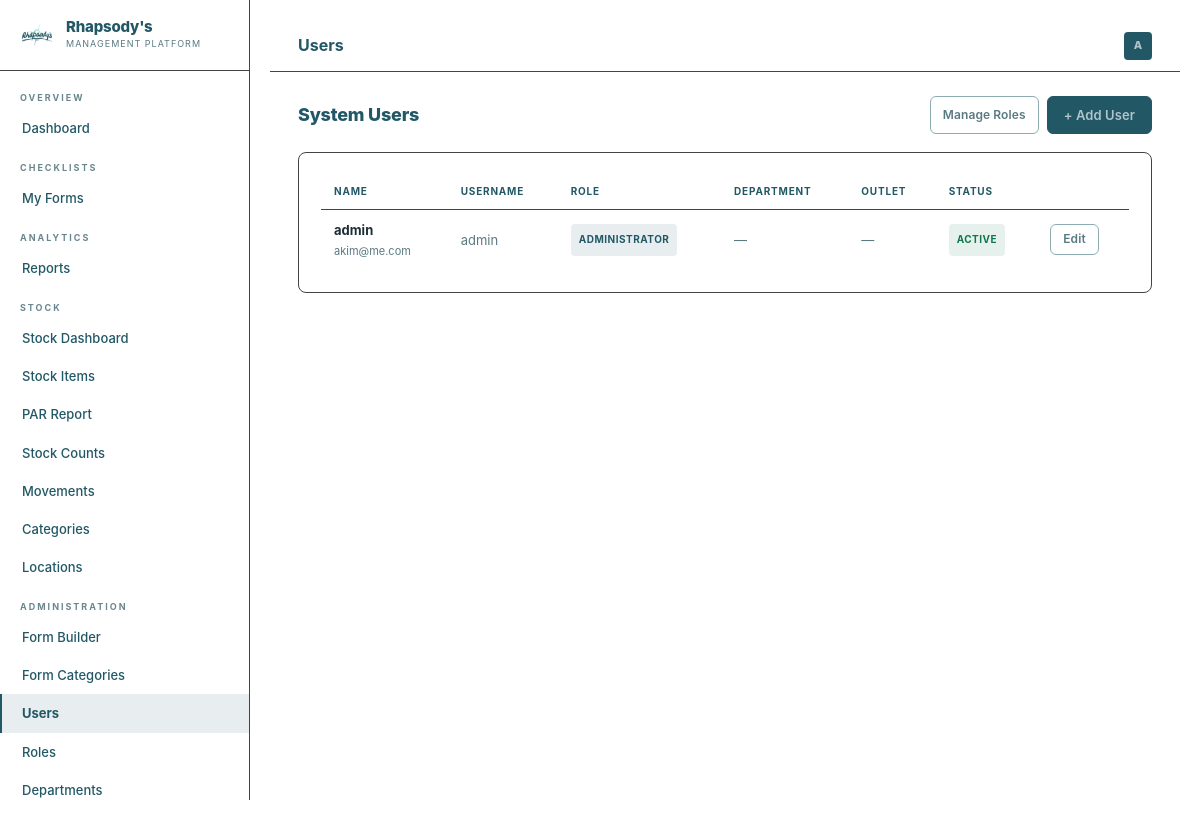
Before: /accounts/users/ (signed in) with the older database file.
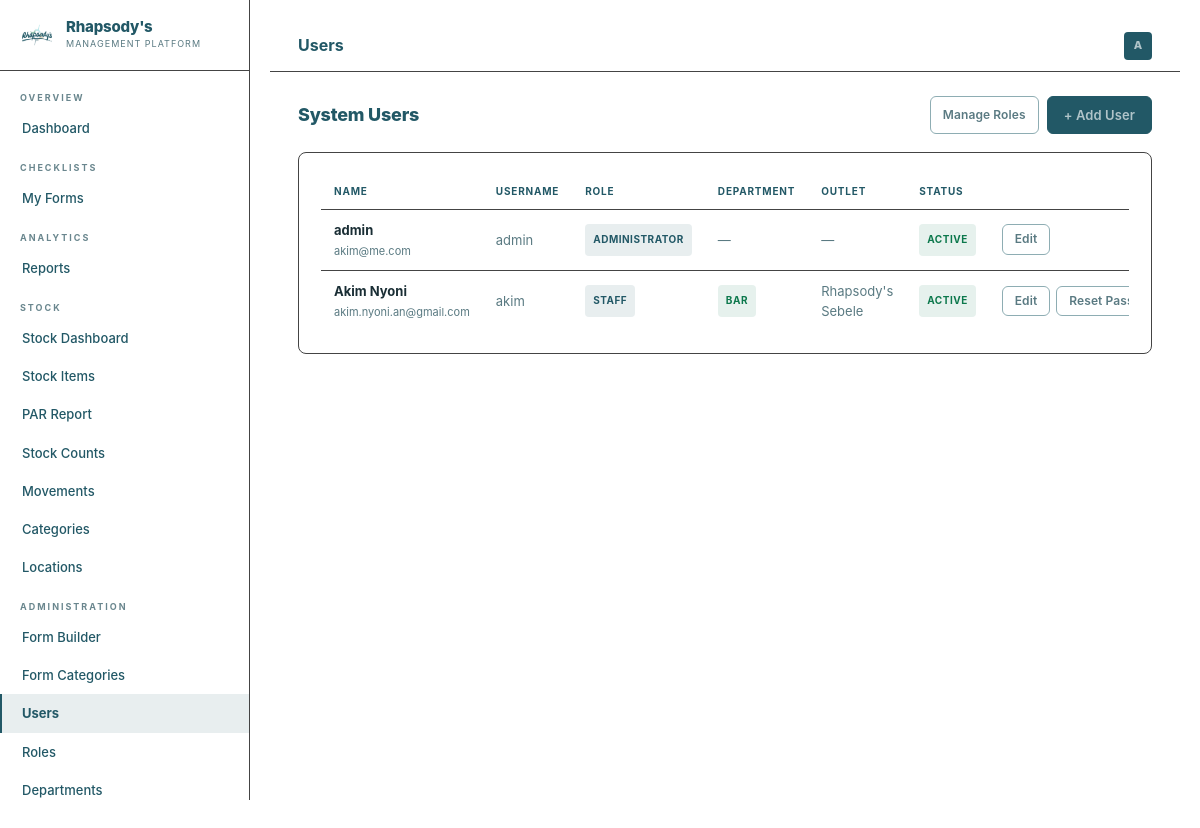
After: the same page with the newer database file.
### accounts/models.py (models this page shows, shortened)
class User(AbstractUser):
    custom_role = models.ForeignKey(
        Role, on_delete=models.SET_NULL, null=True, blank=True,
        related_name='users', verbose_name='Role'
    )
    outlet = models.ForeignKey(
        Outlet, on_delete=models.SET_NULL, null=True, blank=True,
        related_name='users', verbose_name='Outlet',
        help_text='Which restaurant this user belongs to'
    )
    department = models.ForeignKey(
        Department, on_delete=models.SET_NULL, null=True, blank=True,
        related_name='users', verbose_name='Department'
    )
    phone  = models.CharField(max_length=20, blank=True)
    avatar = models.ImageField(upload_to='avatars/', blank=True, null=True)
    class Meta:
        verbose_name = 'User'
        verbose_name_plural = 'Users'
    @property
    def role_name(self):
        if self.is_superuser:
            return 'System Admin'
        return self.custom_role.name if self.custom_role else 'No Role'
    @property
    def outlet_name(self):
        return self.outlet.name if self.outlet else '—'
    @property
    def is_admin(self):
        if self.is_superuser: return True
        return self.custom_role.is_system_admin if self.custom_role else False
    @property
    def can_fill_forms(self):
        if self.is_admin: return True
        return self.custom_role.can_fill_forms if self.custom_role else False
    @property
    def can_view_reports(self):
        if self.is_admin: return True
        return self.custom_role.can_view_reports if self.custom_role else False
    @property
    def can_manage_forms(self):
        if self.is_admin: return True
        return self.custom_role.can_manage_forms if self.custom_role else False
    @property
    def can_manage_users(self):
        if self.is_admin: return True
        return self.custom_role.can_manage_users if self.custom_role else False
    @property
    def can_access_stock(self):
        if self.is_admin: return True
        return self.custom_role.can_access_stock if self.custom_role else False
    @property
    def can_manage_stock(self):
        if self.is_admin: return True
        return self.custom_role.can_manage_stock if self.custom_role else False
    @property
    def display_name(self):
        return self.get_full_name() or self.username

class Role(models.Model):
    name        = models.CharField(max_length=60, unique=True)
    description = models.TextField(blank=True)
    can_fill_forms         = models.BooleanField(default=True,  help_text='Can fill in checklists')
    can_view_reports       = models.BooleanField(default=False, help_text='Can view reports')
    can_view_all_reports   = models.BooleanField(default=False, help_text='Can view all departments reports')
    can_manage_forms       = models.BooleanField(default=False, help_text='Can build/edit form templates')
    can_manage_users       = models.BooleanField(default=False, help_text='Can create/edit users')
    can_delete_submissions = models.BooleanField(default=False, help_text='Can delete submissions')
    can_access_stock       = models.BooleanField(default=False, help_text='Can view and manage stock')
    can_manage_stock       = models.BooleanField(default=False, help_text='Can add/edit stock items')
    is_system_admin        = models.BooleanField(default=False, help_text='Full system access — sees all outlets')
    created_at = models.DateTimeField(auto_now_add=True)
    class Meta:
        ordering = ['name']

class Department(models.Model):
    outlet      = models.ForeignKey(
        Outlet, on_delete=models.CASCADE, null=True, blank=True,
        related_name='departments', verbose_name='Outlet',
        help_text='Which outlet this department belongs to'
    )
    name        = models.CharField(max_length=100)
    code        = models.CharField(max_length=50)
    parent      = models.ForeignKey(
        'self', on_delete=models.SET_NULL, null=True, blank=True,
        related_name='children', verbose_name='Parent Department'
    )
    description = models.TextField(blank=True)
    is_active   = models.BooleanField(default=True)
    order       = models.PositiveIntegerField(default=0)
    class Meta:
        ordering = ['order', 'name']
        unique_together = [['outlet', 'name']]

class Outlet(models.Model):
    name        = models.CharField(max_length=100, unique=True)
    code        = models.CharField(max_length=20, unique=True)
    address     = models.TextField(blank=True)
    phone       = models.CharField(max_length=30, blank=True)
    email       = models.EmailField(blank=True)
    is_active   = models.BooleanField(default=True)
    order       = models.PositiveIntegerField(default=0)
    class Meta:
        ordering = ['order', 'name']

### accounts/views.py (the view)
# urls.py: path('users/',                  views.user_list_view,          name='user_list'),
@login_required
def user_list_view(request):
    if not _require_user_mgmt(request):
        return redirect('dashboard:home')
    users = User.objects.select_related('custom_role').order_by('first_name', 'username')
    return render(request, 'accounts/user_list.html', {'users': users})

### accounts/views.py (called while the page is built)
def _require_user_mgmt(request):
    if not request.user.can_manage_users:
        messages.error(request, 'Access denied. You do not have user management permissions.')
        return False
    return True

### templates/accounts/user_list.html (shortened to what this page needs)
{% extends 'base.html' %}
{% block page_title %}Users{% endblock %}
{% block content %}
<div class="flex-between mb-4">
 <h2 style="font-size:18px;font-weight:800;color:var(--yellow);">System Users</h2>
 <div class="flex gap-2">
 {% if user.is_admin %}<a href="{% url 'accounts:role_list' %}" class="btn btn-outline btn-sm">Manage Roles</a>{% endif %}
 <a href="{% url 'accounts:user_create' %}" class="btn btn-primary">+ Add User</a>
 </div>
</div>
<div class="card d-none" style="display:block;" id="desktopTable">
 <div class="table-wrap">
 <table class="table">
 <thead><tr><th>Name</th><th>Username</th><th>Role</th><th>Department</th><th>Outlet</th><th>Status</th><th></th></tr></thead>
 <tbody>
 {% for u in users %}
 <tr>
 <td>
 <strong>{{ u.get_full_name|default:u.username }}</strong>
 {% if u.email %}<br><span class="text-xs text-muted">{{ u.email }}</span>{% endif %}
 </td>
 <td class="text-muted text-sm">{{ u.username }}</td>
 <td>
 {% if u.custom_role %}<span class="badge badge-info">{{ u.custom_role.name }}</span>
 {% else %}<span class="badge badge-draft">No Role</span>{% endif %}
 </td>
 <td>
 {% if u.department %}<span class="badge badge-success">{{ u.department.name }}</span>
 {% else %}<span class="text-muted text-sm">—</span>{% endif %}
 </td>
 <td class="text-muted text-sm">{{ u.outlet_name }}</td>
 <td>
 {% if u.is_active %}<span class="badge badge-success">Active</span>
 {% else %}<span class="badge badge-draft">Inactive</span>{% endif %}
 </td>
 <td>
 <div class="flex gap-1">
 <a href="{% url 'accounts:user_edit' u.pk %}" class="btn btn-outline btn-sm">Edit</a>
 {% if u != request.user %}
 <a href="{% url 'accounts:user_reset_password' u.pk %}" class="btn btn-outline btn-sm">Reset Password</a>
 {% endif %}
 </div>
 </td>
 </tr>
 {% empty %}
 <tr><td colspan="6"><div class="empty-state"><p>No users found.</p></div></td></tr>
 {% endfor %}
 </tbody>
 </table>
 </div>
</div>
{% endblock %}

### templates/base.html (shortened to what this page needs)
{% load static %}
<!DOCTYPE html>
<html lang="en">
<head>
 <link rel="stylesheet" href="{% static 'css/style.css' %}">
</head>
<body>
<div class="app-layout">
 <aside class="sidebar" id="sidebar">
 <div class="sidebar-brand">
 <div class="logo-mark">
  <img class="logo-mark" src="{% static 'img/logo.png' %}" alt="B">
 </div>
 <div>
 <h1>Rhapsody's</h1>
 <small>Management Platform</small>
 </div>
 </div>
 <nav class="sidebar-nav">
 <div class="nav-section-label">Overview</div>
 <a href="{% url 'dashboard:home' %}" class="nav-link {% if request.resolver_match.url_name == 'home' %}active{% endif %}" onclick="closeSidebar()">Dashboard</a>
 {% if user.can_fill_forms %}
 <div class="nav-section-label">Checklists</div>
 <a href="{% url 'forms_builder:my_forms' %}" class="nav-link {% if request.resolver_match.url_name in 'my_forms,fill_form,submission_detail' %}active{% endif %}" onclick="closeSidebar()">My Forms</a>
 {% endif %}
 {% if user.can_view_reports %}
 <div class="nav-section-label">Analytics</div>
 <a href="{% url 'dashboard:reports' %}" class="nav-link {% if request.resolver_match.url_name == 'reports' %}active{% endif %}" onclick="closeSidebar()">Reports</a>
 {% endif %}
 {% if user.can_access_stock %}
 <div class="nav-section-label">Stock</div>
 <a href="{% url 'stock:dashboard' %}" class="nav-link {% if request.resolver_match.app_name == 'stock' and request.resolver_match.url_name == 'dashboard' %}active{% endif %}" onclick="closeSidebar()">Stock Dashboard</a>
 <a href="{% url 'stock:item_list' %}" class="nav-link {% if request.resolver_match.url_name in 'item_list,item_detail,item_create,item_edit' %}active{% endif %}" onclick="closeSidebar()">Stock Items</a>
 <a href="{% url 'stock:par_report' %}" class="nav-link {% if request.resolver_match.url_name == 'par_report' %}active{% endif %}" onclick="closeSidebar()">PAR Report</a>
 <a href="{% url 'stock:count_list' %}" class="nav-link {% if request.resolver_match.url_name in 'count_list,count_create,count_fill,count_detail' %}active{% endif %}" onclick="closeSidebar()">Stock Counts</a>
 <a href="{% url 'stock:movement_list' %}" class="nav-link {% if request.resolver_match.url_name in 'movement_list,movement_create' %}active{% endif %}" onclick="closeSidebar()">Movements</a>
 {% if user.can_manage_stock %}
 <a href="{% url 'stock:st_category_list' %}" class="nav-link {% if request.resolver_match.url_name in 'st_category_list,category_create,category_edit' %}active{% endif %}" onclick="closeSidebar()">Categories</a>
 <a href="{% url 'stock:location_list' %}" class="nav-link {% if request.resolver_match.url_name in 'location_list,location_create,location_edit' %}active{% endif %}" onclick="closeSidebar()">Locations</a>
 {% endif %}
 {% endif %}
 {% if user.can_manage_forms or user.can_manage_users or user.is_admin %}
 <div class="nav-section-label">Administration</div>
 {% if user.can_manage_forms %}
  <a href="{% url 'forms_builder:template_list' %}" class="nav-link {% if request.resolver_match.url_name in 'template_list,template_create,template_builder,template_edit' %}active{% endif %}" onclick="closeSidebar()">Form Builder</a>
  <a href="{% url 'forms_builder:fb_category_list' %}" class="nav-link " onclick="closeSidebar()">Form Categories</a>
 {% endif %}
 {% if user.can_manage_users %}
 <a href="{% url 'accounts:user_list' %}" class="nav-link {% if request.resolver_match.url_name in 'user_list,user_create,user_edit' %}active{% endif %}" onclick="closeSidebar()">Users</a>
 {% endif %}
 {% if user.is_admin %}
 <a href="{% url 'accounts:role_list' %}" class="nav-link {% if request.resolver_match.url_name in 'role_list,role_create,role_edit' %}active{% endif %}" onclick="closeSidebar()">Roles</a>
 <a href="{% url 'accounts:dept_list' %}" class="nav-link {% if request.resolver_match.url_name in 'dept_list,dept_create,dept_edit' %}active{% endif %}" onclick="closeSidebar()">Departments</a>
 {% endif %}
 {% endif %}
 </nav>
 </aside>
 <div class="main-wrap">
 <header class="topbar">
 <div class="topbar-left">
 <span class="topbar-title">{% block page_title %}Dashboard{% endblock %}</span>
 </div>
 <div class="topbar-right">
 <a href="{% url 'accounts:profile' %}" class="topbar-avatar" title="{{ user.display_name }}">{{ user.display_name|first|upper }}</a>
 </div>
 </header>
 <main class="page-content">
 {% block content %}{% endblock %}
 </main>
 </div>
</div>
</body>
</html>

Changed rows visible on the page:
added User: get_full_name "Akim Nyoni", email "akim.nyoni.an@gmail.com", username "akim", custom_role.name "STAFF", department.name "BAR", outlet_name "Rhapsody's Sebele", is_active "ACTIVE"
